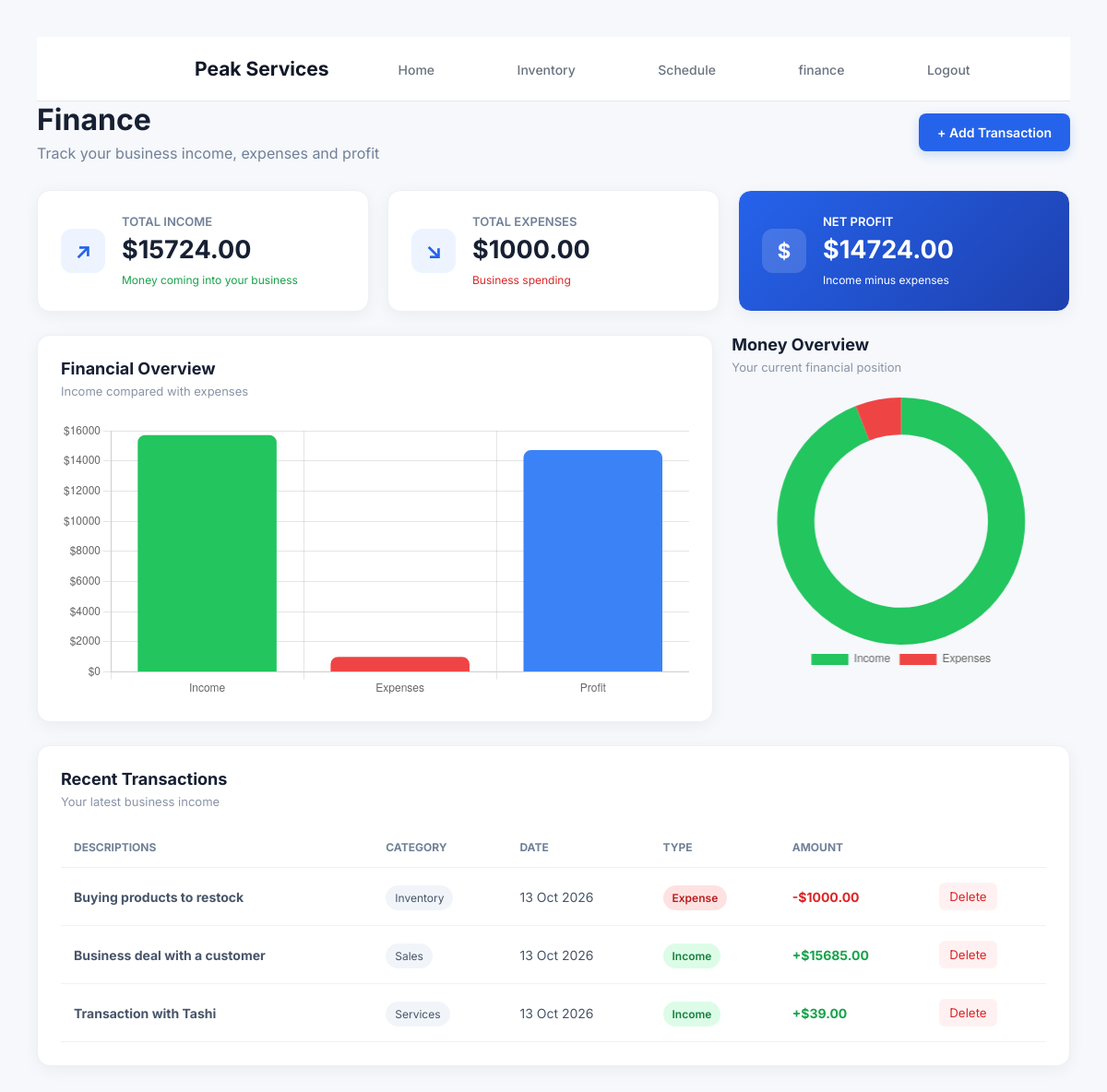
/finance/, run on the app's committed database.
### main/models.py (models this page shows, shortened)
class Transaction(models.Model):
    TYPES = [
        ('Income', 'Income'),
        ('Expense', 'Expense')
        ]
    CATEGORIES = [
        ('Sales', 'Sales'),
        ('Services', 'Services'),
        ('Inventory', 'Inventory'),
        ('Rent', 'Rent'),
        ('Utilities', 'Utilities'),
        ('Wages', 'Wages'),
        ('Marketing', 'Marketing'),
        ('Other', 'Other'),
        ]
    description = models.CharField(max_length=100)
    amount = models.DecimalField(max_digits=10, decimal_places=2)
    transaction_type = models.CharField(max_length=10, choices=TYPES)
    category = models.CharField(max_length=20, choices=CATEGORIES)
    date = models.DateField()

### main/views.py (the view)
# urls.py: path('finance/', views.finance, name='finance'),
def finance(request):
    transactions = Transaction.objects.all().order_by('-date')
    income = 0
    expenses = 0
    for transaction in transactions:
        if transaction.transaction_type == 'Income':
            income += transaction.amount
        else:
            expenses += transaction.amount
    profit = income - expenses
    return render(request, 'main/finance.html', {
        'transactions': transactions,
        'income': income,
        'expenses': expenses,
        'profit': profit,
    })

### main/templates/main/finance.html (shortened to what this page needs)
{% load static l10n %}
<!DOCTYPE html>
<html lang="en">
<head>
    <link rel="stylesheet" href="{% static 'main/style.css' %}">
</head>
<body class="finance-page">
    <nav class="all-nav">
        <h2>Peak Services</h2>
        <div>
            <a href="{% url 'home' %}">Home</a>
            <a href="{% url 'inventory' %}">Inventory</a>
            <a href="{% url 'schedule' %}">Schedule</a>
            <a href="{% url 'finance' %}">finance</a>
            <a href="{% url 'logout' %}">Logout</a>
        </div>
    </nav>
    <div class="finance-header">
        <div>
            <h1>Finance</h1>
            <p>Track your business income, expenses and profit</p>
        </div>
        <button class="finance-add-button" onclick="openFinanceForm()">
            + Add Transaction
        </button>
    </div>
    <div class="finance-summary">
        <div class="finance-card">
            <div class="finance-card-icon">↗</div>
            <div>
                <p>Total Income</p>
                <h2>${{ income|floatformat:2 }}</h2>
                <span class="finance-income-text">
                    Money coming into your business
                </span>
            </div>
        </div>
        <div class="finance-card">
            <div class="finance-card-icon">↘</div>
            <div>
                <p>Total Expenses</p>
                <h2>${{ expenses|floatformat:2 }}</h2>
                <span class="finance-expense-text">
                    Business spending
                </span>
            </div>
        </div>
        <div class="finance-card finance-profit-card">
            <div class="finance-card-icon">$</div>
            <div>
                <p>Net Profit</p>
                <h2>${{ profit|floatformat:2 }}</h2>
                <span>
                    Income minus expenses
                </span>
            </div>
        </div>
    </div>
    <div class="finance-charts">
        <div class="finance-chart-card">
            <div class="finance-section-heading">
                <div>
                    <h2>Financial Overview</h2>
                    <p>Income compared with expenses</p>
                </div>
            </div>
            <div class="finance-chart-container">
                <canvas id="financeOverviewChart"></canvas>
            </div>
        </div>
        <div class="finance-chart-card-finance-breakdown-card">
            <div class="finance-section-heading">
                <div>
                    <h2>Money Overview</h2>
                    <p>Your current financial position</p>
                </div>
            </div>
            <div class="finance-doughnut-container">
                <canvas id="financeBreakdownChart"></canvas>
            </div>
        </div>
    </div>
    <div class="finance-transactions">
        <div class="finance-section-heading">
            <div>
                <h2>Recent Transactions</h2>
                <p>Your latest business income</p>
            </div>
        </div>
        <div class="finance-table-wrapper">
            <table class="finance-table">
                <thead>
                    <tr>
                        <th>Descriptions</th>
                        <th>Category</th>
                        <th>Date</th>
                        <th>Type</th>
                        <th>Amount</th>
                        <th></th>
                    </tr>
                </thead>
                <tbody>
                    {% for transaction in transactions %}
                    <tr>
                        <td>
                            <strong>{{ transaction.description }}</strong>
                        </td>
                        <td>
                            <span class="finance-category"> {{ transaction.category }}</span>
                        </td>
                        <td>
                            {{ transaction.date|date:"d M Y"}}
                        </td>
                        <td>
                            {% if transaction.transaction_type == "Income" %}
                            <span class="finance-type-income">Income</span>
                            {% else %}
                            <span class="finance-type-expense">Expense</span>
                            {% endif %}
                        </td>
                        <td>
                            {% if transaction.transaction_type == "Income" %}
                            <strong class="finance-money-income">
                                +${{ transaction.amount|floatformat:2 }}
                            </strong>
                            {% else %}
                            <strong class="finance-money-expense">
                                -${{ transaction.amount|floatformat:2 }}
                            </strong>
                            {% endif %}
                        </td>
                        <td>
                            <form method="POST"
                                  action="{% url 'delete_transaction' transaction.id %}">
                                <button type="submit"
                                        class="finance-delete-button"
                                        onclick="return confirm('Delete this transaction?')">
                                    Delete
                                </button>
                            </form>
                        </td>
                    </tr>
                    {% empty %}
                    <tr>
                        <td colspan="6" class="finance-empty">
                            No transactions yet. Add your first transaction.
                        </td>
                    </tr>
                    {% endfor %}
                </tbody>
            </table>
        </div>
    </div>
    <script>
    function openFinanceForm() {
        document.getElementById("financeModal").style.display = "flex";
    }
  // closes the popup
    function closeFinanceForm() {
        document.getElementById("financeModal").style.display = "none";
    }
    window.addEventListener("click", function(event) {
        const modal = document.getElementById("financeModal");
        if (event.target === modal) {
            closeFinanceForm();
        }
    });
 // finance chart
    const overviewChart =
        document.getElementById("financeOverviewChart");
    new Chart(overviewChart, {
        type: "bar",
        data: {
            labels: ["Income", "Expenses", "Profit"],
            datasets: [{
                label: "Amount ($)",
                data: [
                    {{ income|unlocalize }},
                    {{ expenses|unlocalize }},
                    {{ profit|unlocalize }}
                ],
                backgroundColor: [
                    "#22c55e",
                    "#ef4444",
                    "#3b82f6"
                ],
                borderRadius: 8
            }]
        },
        options: {
            responsive: true,
            maintainAspectRatio: false,
            plugins: {
                legend: {
                    display: false
                }
            },
            scales: {
                y: {
                    beginAtZero: true,
                    ticks: {
                        callback: function(value) {
                            return "$" + value;
                        }
                    }
                }
            }
        }
    });
    // money breakdown charts
    const breakdownChart =
        document.getElementById("financeBreakdownChart");
    new Chart(breakdownChart, {
        type: "doughnut",
        data: {
            labels: ["Income", "Expenses"],
            datasets: [{
                data: [
                    {{ income|unlocalize }},
                    {{ expenses|unlocalize }}
                ],
                backgroundColor: [
                    "#22c55e",
                    "#ef4444"
                ],
                borderWidth: 0
            }]
        },
        options: {
            responsive: true,
            maintainAspectRatio: false,
            cutout: "70%",
            plugins: {
                legend: {
                    position: "bottom"
                }
            }
        }
    });
    </script>
</body>
</html>

### main/static/main/style.css (style rules this page uses)
* { margin: 0; padding: 0; box-sizing: border-box; font-family: 'Inter', sans-serif; }
html { scroll-behavior: smooth; }
body { font-family: Arial, Helvetica, sans-serif; color: #111827; background: #ffffff; }
.all-nav { height: 70px; padding: 0 7%; display: flex; align-items: center; justify-content: right; background: white; border-bottom: 1px solid #e5e7eb; }
.all-nav h2 { margin: 0; font-size: 21px; padding: 20px; }
.all-nav a { margin-left: 25px; text-decoration: none; color: #6b7280; font-size: 14px; font-weight: 500; padding: 30px; }
.finance-page { min-height: 100vh; background: #f6f8fb; padding: 40px; font-family: Arial, sans-serif; }
.finance-header { max-width: 1400px; margin: 0 auto 30px; display: flex; justify-content: space-between; align-items: center; }
.finance-header h1 { margin: 0; font-size: 32px; color: #172033; }
.finance-header p { color: #718096; margin-top: 7px; }
.finance-add-button { background: #2563eb; color: white; border: none; padding: 12px 20px; border-radius: 8px; font-size: 14px; font-weight: 600; cursor: pointer; box-shadow: 0 4px 12px rgba(37, 99, 235, 0.2); transition: 0.2s; }
.finance-summary { max-width: 1400px; margin: 0 auto 25px; display: grid; grid-template-columns: repeat(3, 1fr); gap: 20px; }
.finance-card { background: white; padding: 25px; border-radius: 14px; display: flex; align-items: center; gap: 18px; box-shadow: 0 4px 18px rgba(0, 0, 0, 0.05); border: 1px solid #edf0f5; }
.finance-card-icon { width: 48px; height: 48px; border-radius: 12px; background: #eef4ff; display: flex; align-items: center; justify-content: center; font-size: 22px; color: #2563eb; font-weight: bold; }
.finance-card p { margin: 0 0 6px; color: #718096; font-size: 13px; font-weight: 600; text-transform: uppercase; }
.finance-card h2 { margin: 0 0 5px; color: #172033; font-size: 27px; }
.finance-card span { color: #8a94a6; font-size: 12px; }
.finance-income-text { color: #16a34a !important; }
.finance-expense-text { color: #dc2626 !important; }
.finance-profit-card { background: linear-gradient(135deg, #2563eb, #1e40af); }
.finance-profit-card p, .finance-profit-card h2, .finance-profit-card span { color: white; }
.finance-profit-card .finance-card-icon { background: rgba(255, 255, 255, 0.15); color: white; }
.finance-charts { max-width: 1400px; margin: 0 auto 25px; display: grid; grid-template-columns: 2fr 1fr; gap: 20px; }
.finance-chart-card { background: white; border-radius: 14px; padding: 25px; box-shadow: 0 4px 18px rgba(0, 0, 0, 0.05); border: 1px solid #edf0f5; }
.finance-section-heading h2 { margin: 0; color: #172033; font-size: 18px; }
.finance-section-heading p { margin: 6px 0 0; color: #8a94a6; font-size: 13px; }
.finance-chart-container { height: 300px; margin-top: 25px; }
.finance-doughnut-container { height: 300px; margin-top: 25px; }
.finance-transactions { max-width: 1400px; margin: 0 auto; background: white; padding: 25px; border-radius: 14px; box-shadow: 0 4px 18px rgba(0, 0, 0, 0.05); border: 1px solid #edf0f5; }
.finance-table-wrapper { overflow-x: auto; margin-top: 20px; }
.finance-table { width: 100%; border-collapse: collapse; }
.finance-table th { text-align: left; padding: 14px; color: #718096; font-size: 12px; text-transform: uppercase; border-bottom: 1px solid #edf0f5; }
.finance-table td { padding: 16px 14px; border-bottom: 1px solid #f0f2f5; color: #475569; font-size: 14px; }
.finance-category { background: #f1f5f9; padding: 6px 10px; border-radius: 20px; font-size: 12px; }
.finance-type-income { background: #dcfce7; color: #15803d; padding: 6px 10px; border-radius: 20px; font-size: 12px; font-weight: 600; }
.finance-type-expense { background: #fee2e2; color: #b91c1c; padding: 6px 10px; border-radius: 20px; font-size: 12px; font-weight: 600; }
.finance-money-income { color: #16a34a; }
.finance-money-expense { color: #dc2626; }
.finance-delete-button { border: none; background: #fff1f2; color: #dc2626; padding: 7px 11px; border-radius: 6px; cursor: pointer; }

### data on the page
Transaction: transaction_type "Expense"
Transaction: transaction_type "Income"
Transaction: transaction_type "Income"

### other printed values
{{ income|floatformat:2 }} "15724.00"
{{ expenses|floatformat:2 }} "1000.00"
{{ profit|floatformat:2 }} "14724.00"
chart data {{ income|unlocalize }} 15724.00
chart data {{ expenses|unlocalize }} 1000.00
chart data {{ profit|unlocalize }} 14724.00
